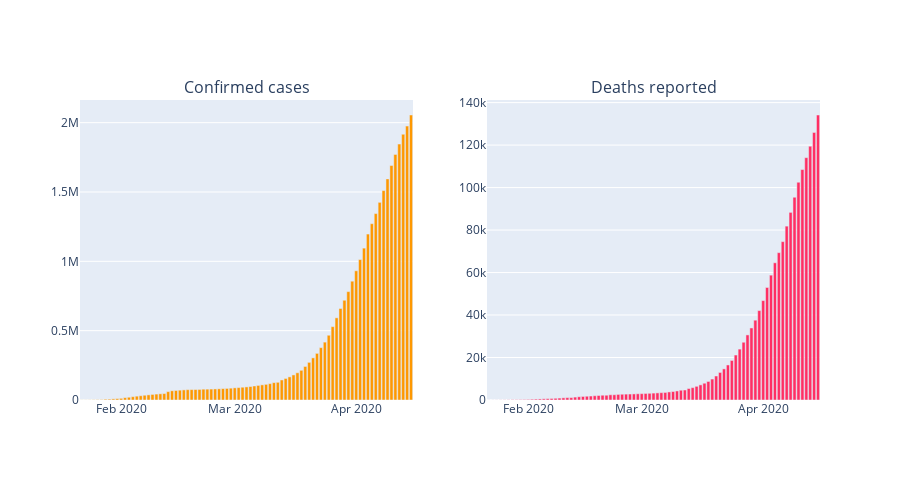
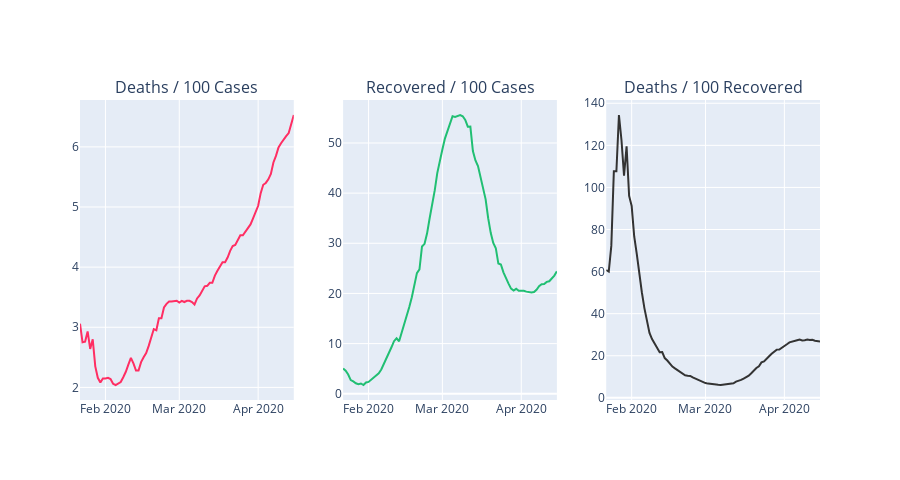
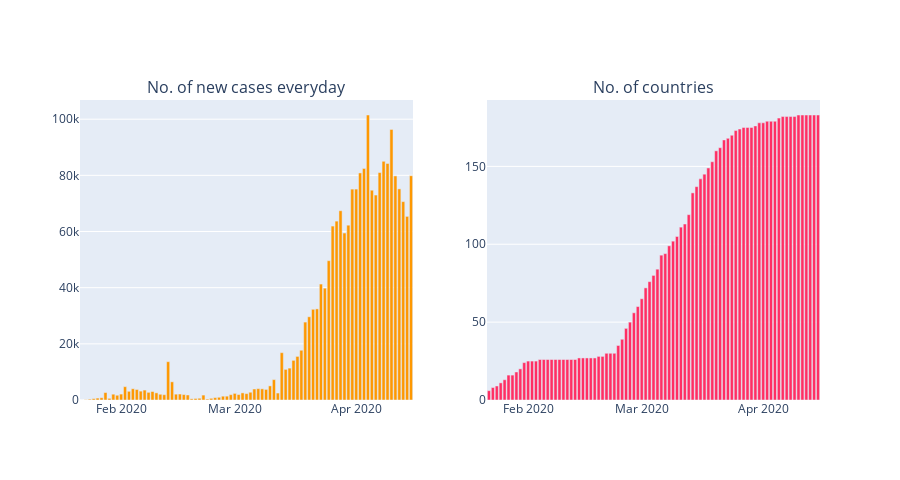

Here is the notebook cell these charts were saved with, in order:
### Code cell
fig_c = px.bar(day_wise, x="Date", y="Confirmed", color_discrete_sequence = [act])
fig_d = px.bar(day_wise, x="Date", y="Deaths", color_discrete_sequence = [dth])

fig = make_subplots(rows=1, cols=2, shared_xaxes=False, horizontal_spacing=0.1,
                    subplot_titles=('Confirmed cases', 'Deaths reported'))

fig.add_trace(fig_c['data'][0], row=1, col=1)
fig.add_trace(fig_d['data'][0], row=1, col=2)

fig.update_layout(height=480)
fig.show()

# ===============================

fig_1 = px.line(day_wise, x="Date", y="Deaths / 100 Cases", color_discrete_sequence = [dth])
fig_2 = px.line(day_wise, x="Date", y="Recovered / 100 Cases", color_discrete_sequence = [rec])
fig_3 = px.line(day_wise, x="Date", y="Deaths / 100 Recovered", color_discrete_sequence = ['#333333'])

fig = make_subplots(rows=1, cols=3, shared_xaxes=False, 
                    subplot_titles=('Deaths / 100 Cases', 'Recovered / 100 Cases', 'Deaths / 100 Recovered'))

fig.add_trace(fig_1['data'][0], row=1, col=1)
fig.add_trace(fig_2['data'][0], row=1, col=2)
fig.add_trace(fig_3['data'][0], row=1, col=3)

fig.update_layout(height=480)
fig.show()

# ===================================

fig_c = px.bar(day_wise, x="Date", y="New cases", color_discrete_sequence = [act])
fig_d = px.bar(day_wise, x="Date", y="No. of countries", color_discrete_sequence = [dth])

fig = make_subplots(rows=1, cols=2, shared_xaxes=False, horizontal_spacing=0.1,
                    subplot_titles=('No. of new cases everyday', 'No. of countries'))

fig.add_trace(fig_c['data'][0], row=1, col=1)
fig.add_trace(fig_d['data'][0], row=1, col=2)

fig.update_layout(height=480)
fig.show()
